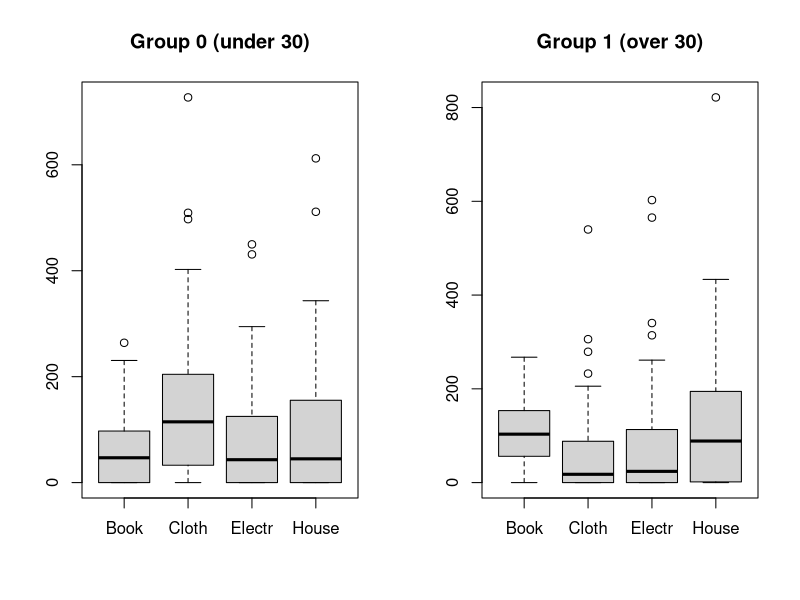
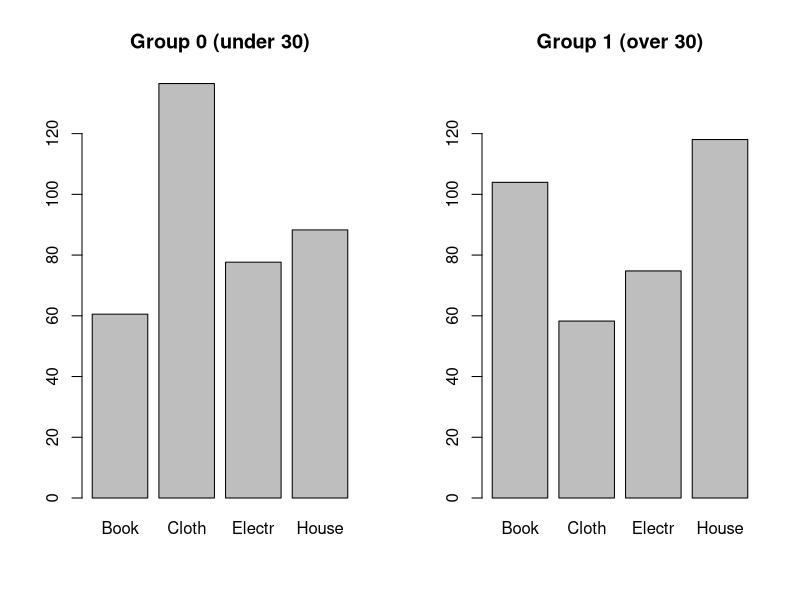
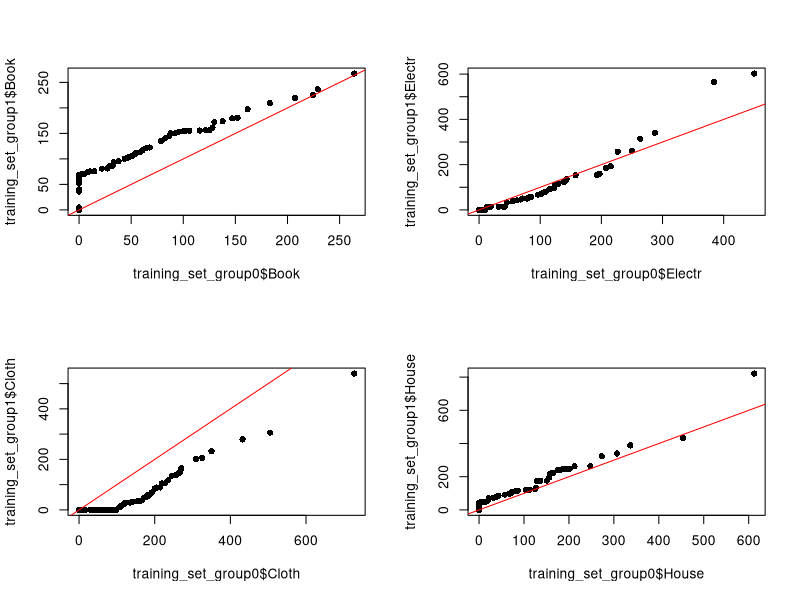
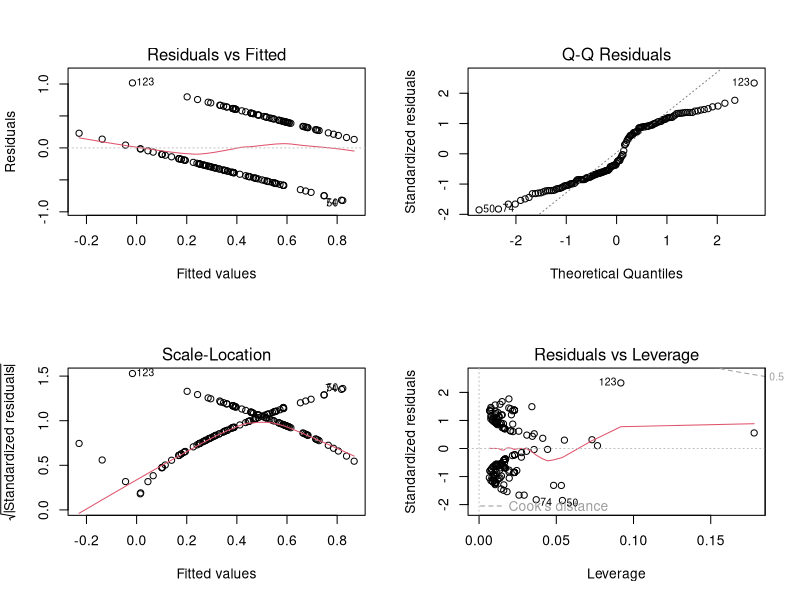
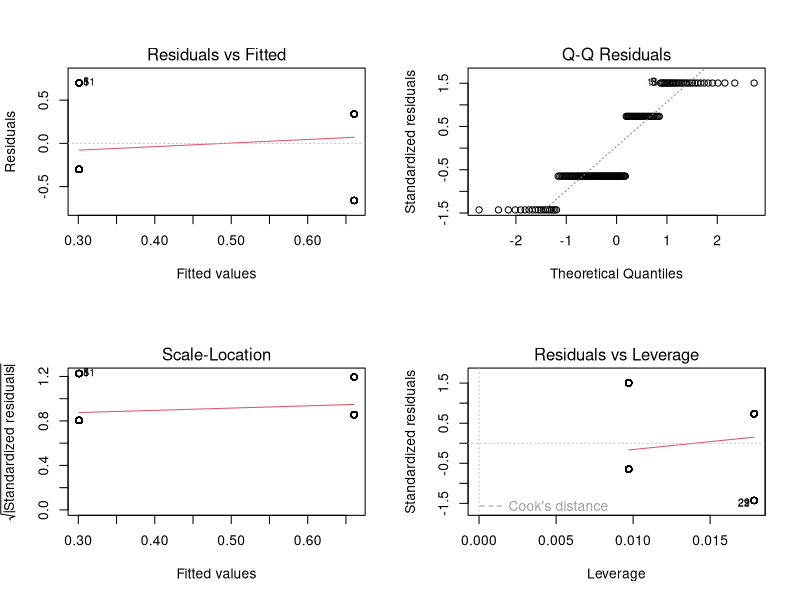
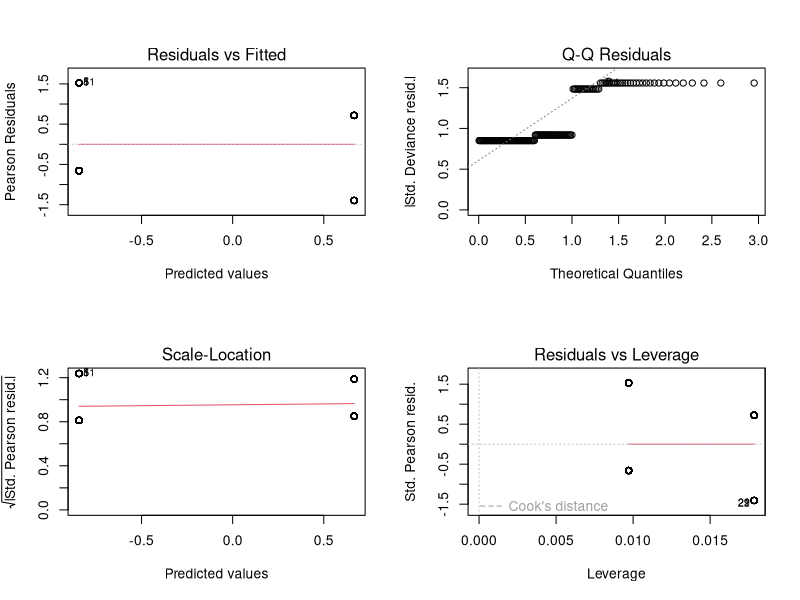
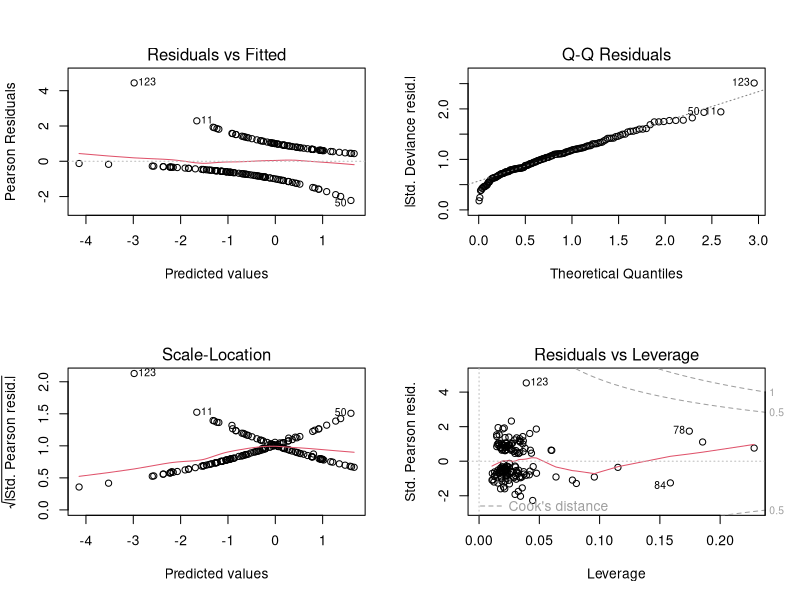

Source code (R) for these figures, in order:
data <- read.csv("DiscrDat.csv", header = TRUE, sep = " ")

summary(data)

nrow(data)
# sample size = 350


################### SEPARATING TRAINING SET AND THE TEST SET ###################
# Age groups:
# 0: < 30
# 1: 30 <=
# 3: Unknown

# Training set is where the age is known
training_set <- data[data$Age != 3,]
# Test set is the rest of the data
test_set <- data[data$Age == 3,]

colnames(training_set)

# Splitting the training set by age group
training_set_group0 <- training_set[training_set$Age == 0, 1:4]
training_set_group1 <- training_set[training_set$Age == 1, 1:4]


par(mfrow = c(1, 2))
# boxplot of training set group 0
boxplot(training_set_group0, main="Group 0 (under 30)")
# boxplot of training set group 1
boxplot(training_set_group1, main="Group 1 (over 30)")

par(mfrow = c(1, 2))
barplot(sapply(training_set_group0, mean), main="Group 0 (under 30)", ylim = c(0, 137))
barplot(sapply(training_set_group1, mean), main="Group 1 (over 30)", ylim = c(0, 137))


################### PLOTTING THE VARIABLES ###################
par(mfrow = c(2, 2))
qqplot(training_set_group0$Book, training_set_group1$Book, pch = 16)
abline(0, 1, col = "red")
qqplot(training_set_group0$Electr, training_set_group1$Electr, pch = 16)
abline(0, 1, col = "red")
qqplot(training_set_group0$Cloth, training_set_group1$Cloth, pch = 16)
abline(0, 1, col = "red")
qqplot(training_set_group0$House, training_set_group1$House, pch = 16)
abline(0, 1, col = "red")


################### ESTIMATING THE PARAMETERS OF THE MODEL ###################

# Number of observations in group 1
nrow(training_set_group0)
# Total number of observations
nrow(training_set)

# Proportion of group 1
# We use this to estimate p
p_hat <- nrow(training_set_group0) / nrow(training_set)
p_hat

# covariance matrix of training_set
# We use this to estimate Sigma
Sigma_hat <- cov(training_set[,1:4])
Sigma_hat


# mean of each dimension of group0
# We use this to estimate mu1
mu1_hat <- colMeans(training_set_group0)
mu1_hat


# mean of each dimension of group1
# We use this to estimate mu2
mu2_hat <- colMeans(training_set_group1)
mu2_hat


################### CLASSIFYING OBSERVATIONS ###################

classify <- function(mu_1, mu_2, Sigma, p, y) {
    # mu_1: population mean of class 1
    # mu_2: population mean of class 2
    # Sigma: covariance matrix
    # p: probability of class 1
    # y: observation(s) to classify

    # y is given as a matrix where the rows are the dimensions 
    # and the columns are the observations
    y <- t(y)

    Sigma_inv <- solve(Sigma)

    xi <- Sigma_inv %*% (mu_1 - mu_2)
    m <- (mu_1 + mu_2) / 2
    c <- log(p / (1 - p))

    # For reasons of efficiency, we made this function work for 
    # multiple observations at once

    # result vector
    res <- c(rep(0, ncol(y)))

    for(i in seq_len(ncol(y))) {
        # logical vector with 0 for class 1 and 1 for class 2
        res[i] <- t(xi) %*% (y[,i] - m) + c < 0
    }

    return(as.numeric(res))
}


# Classifying the training set
training_set_classification <- classify(mu1_hat, mu2_hat, Sigma_hat, p_hat, training_set[,1:4])

# How many we get correctly
sum(training_set_classification == training_set$Age)
# 109
nrow(training_set)
# 159

sum(training_set_classification == training_set$Age) / nrow(training_set)



# Some analyses
lm_thing <- lm(training_set$Age ~ training_set_classification)
summary(lm_thing)

asdasd <- lm(training_set$Age ~ training_set$Book + training_set$Cloth + training_set$House + training_set$Electr)
asdasd <- lm(training_set$Age ~ training_set$Book + training_set$Cloth)

summary(asdasd)
plot(asdasd)



par(mfrow = c(2, 2))
# plots of the residuals
plot(lm_thing)


bruh <- glm(training_set$Age ~ training_set_classification, family = binomial)
summary(bruh)
plot(bruh)


bruh2 <- glm(training_set$Age ~ training_set$Book + training_set$Cloth + training_set$House + training_set$Electr, family = binomial)


summary(bruh2)

par(mfrow = c(2, 2))
plot(bruh2)




t.test(training_set_classification, training_set$Age)
t.test(training_set_classification == training_set$Age, 
rep(0, length(training_set_classification)))



# Applying to test set
test_set_classification <- classify(mu1_hat, mu2_hat, Sigma_hat, p_hat, test_set[,1:4])

test_set_classification


################### TO BE EDITED ###################

# Training set classification of those who are actually under 30
group0_classification <- training_set_classification[training_set$Age == 0]

group1_classification <- training_set_classification[training_set$Age == 1]

# What ratio was identified correctly in each age group?
aa <- sum(1 - group0_classification) / length(group0_classification)

bb <- sum(group1_classification) / length(group1_classification)
